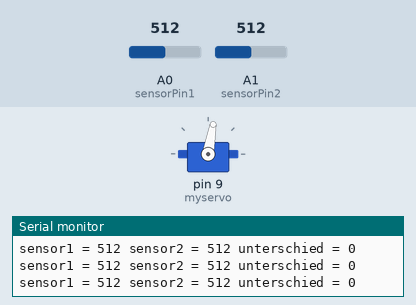
Bench run of a sketch on a simulated Arduino Uno, built with avr-gcc and run on an emulated ATmega328P. Shown: servo, the last lines printed to the serial monitor. The inputs (shaded band) are chosen by the test bench; at power-on: A0 (sensorPin1) = 512, A1 (sensorPin2) = 512.

Above: at 0.9 s.
1.3 s: A0 (sensorPin1) set to 716
At 1.5 s:
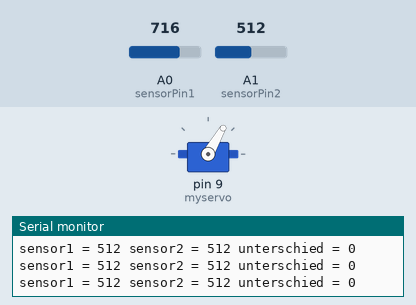
4.3 s: A0 (sensorPin1) set to 511
At 4.31 s:
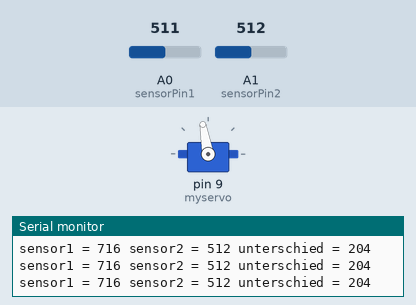
7.3 s: A0 (sensorPin1) set to 900
At 7.72 s:
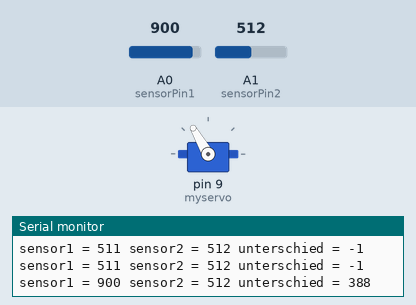
Timing chart, 0 to 16.3 s (numbered marks = the images above; inputs shaded):
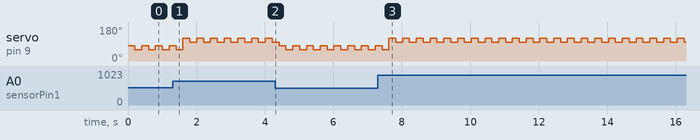

The sketch:

Licht_folgender_Roboter.ino
```cpp
#include <Servo.h>
int sensorPin1 = 0; //rechter Lichtsensor
int sensorPin2 = 1; //linker Lichtsensor
Servo myservo;


void setup() {
  myservo.attach(9);
  Serial.begin(9600);
}

void loop() {
  int sensor1 = analogRead(sensorPin1);// Helligkeit rechts
  int sensor2 = analogRead(sensorPin2);//Helligkeit links
  int unterschied = sensor1 - sensor2;//Ausrechnen des Wertes der Helligkeit.
  Serial.print("sensor1 = " );//Anzeigen des Wertes des rechten Lichtsensors.
  Serial.print(sensor1);
  Serial.print(" sensor2 = " );//Anzeigen des Wertes des linken Lichtsensors.
  Serial.print(sensor2);
  Serial.print(" unterschied = " );//Anzeigen ob der Wert Positiv oder Negativ ist
  Serial.println(unterschied);
  if (unterschied > 0) {// Entscheiden ob der Wert positiv ist.
  //Schrittbewegung nach rechts
    myservo.write(120);
    delay(200);
    myservo.write(100);
    delay(200);
  } else { //Wenn der Wert negativ ist.
    //Schrittbewegung nach links
    myservo.write(80);
    delay(200);
    myservo.write(60);
    delay(200);
  }
}
```

Measured:
- by itself, servo on pin 9 (myservo): repeats every 0.40 s: 120° 0.20 s, 100° 0.20 s
